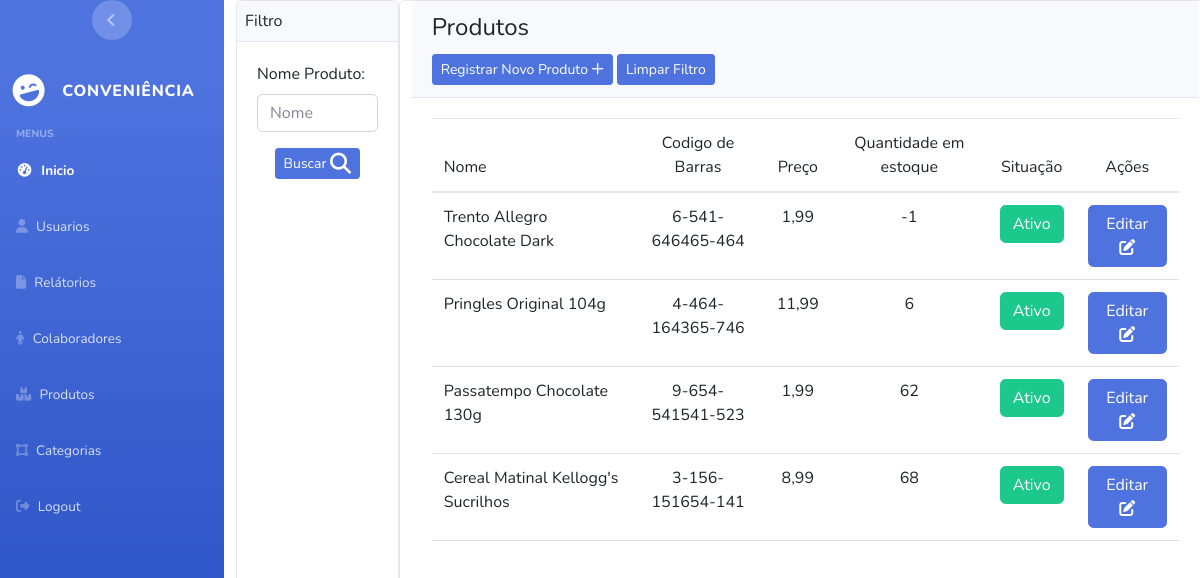
/product/main_menu_product (signed in), run on an earlier commit of the app's database.
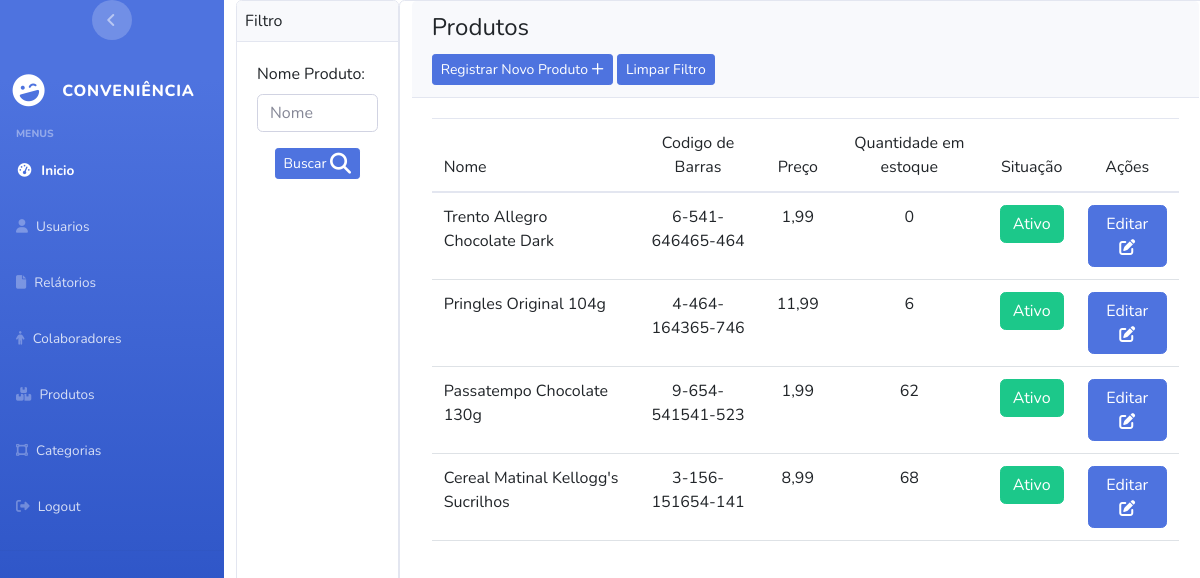
And on a later commit of the database.
### apps/Product/models.py (models this page shows, shortened)
class Product(models.Model):
    name = models.CharField(max_length=50,unique=True)
    code_bar = models.CharField(max_length=16,unique=True)
    price = models.DecimalField(decimal_places=2,max_digits=5)
    stock_quantity = models.IntegerField()
    is_deleted = models.BooleanField(default=False)
    category = models.ForeignKey(Category,on_delete=models.DO_NOTHING)

### apps/Product/views.py (the view)
# urls.py: path("main_menu_product",views.main_menu_product,name="main_menu_product"),
@user_passes_test(lambda user: user.is_superuser or user.is_staff,login_url='user:page_not_found')
@login_required(login_url="login_system")
def main_menu_product(request,name=None):
    form = searchProductForm()
    if not name:
        products = Product.objects.all().order_by('is_deleted')
    else:
        form = searchProductForm(request.POST)
        products = Product.objects.filter(name__startswith=name).order_by('is_deleted')
    return render(request,'product/main_menu_product.html',{'products':products,'form':form})

### apps/Product/forms.py
class searchProductForm(forms.Form):
       name = forms.CharField(label="Nome Produto",widget=forms.TextInput(attrs={"placeholder": "Nome","class": "form-control"}),required=False)

### templates/product/main_menu_product.html (shortened to what this page needs)
{% extends 'base.html' %}
{% block content %}
<div class="d-flex flex-row vh-100" >
<div class="card">
  <div class="card-header p-2">
    Filtro
  </div>
  <div class="card-body">
<form method="POST" action="{% url 'product:main_menu_product_with_filter' %}" >
  {{ form }}
  <div class="d-flex justify-content-center mt-3">
    <button type="submit" class="btn btn-fill btn-primary btn-sm">
    Buscar
  </button>
  </div>
</form>
</div>
</div>
<div class="card col-10" style="width:100%;">
  <div class="card-header">
    <h4 class="card-title">Produtos</h4>
    <td class="px-1"><a href="{% url 'product:save_product' %}" class="btn btn-primary btn-sm">Registrar Novo Produto
      <i class="fa-regular fa-plus"></i>
    </a></td>
    <td class="px-1"><a href="{% url 'product:main_menu_product' %}" class="btn btn-primary btn-sm">Limpar Filtro</a></td>
  </div>
  <div class="card-body">
    <div class="table-responsive" >
      <table class="table" id="" >
        <thead class="text-primary">
          <tr>
            <th>Nome</th>
            <th style="text-align:center;">Codigo de Barras</th>
            <th style="text-align:center;">Preço</th>
            <th style="text-align:center;">Quantidade em estoque</th>
            <th style="text-align:center;">Situação</th>
            <th colspan="3" style="text-align: center;">Ações</th>
          </tr>
        </thead>
        <tbody>
          {% for product in products %}
          <tr>
            <th>{{ product.name }}</th>
            <th style="text-align:center;">{{ product.code_bar }}</th>
            <th style="text-align:center;">{{ product.price }}</th>
            <th style="text-align:center;">{{ product.stock_quantity }}</th>
            <th>
              <form action="{% url 'product:erase_product' product.id %}" method="post">
                  <input type="submit"
                    {% if product.is_deleted %}
                    value="Inativo" class="btn btn-danger" onclick="return confirm('Deseja realmente Ativar?')"
                    {% else %}
                    value="Ativo" class="btn btn-success" onclick="return confirm('Deseja realmente Desativar?')"
                    {% endif %}
                    >
              </form>
            </th>
            <th><a type="submit" class="btn btn-primary" href="{% url 'product:update_product' product.id %}">
              Editar
              <i class="fa-solid fa-pen-to-square"></i>
            </a></th>
            {% endfor %}
          </tr>
        </tbody>
      </table>
    </div>
  </div>
</div>
</div>
{% endblock content %}

What changed in the data, as far as the page shows it:
changed Product "Trento Allegro Chocolate Dark": stock_quantity "-1" → "0"
